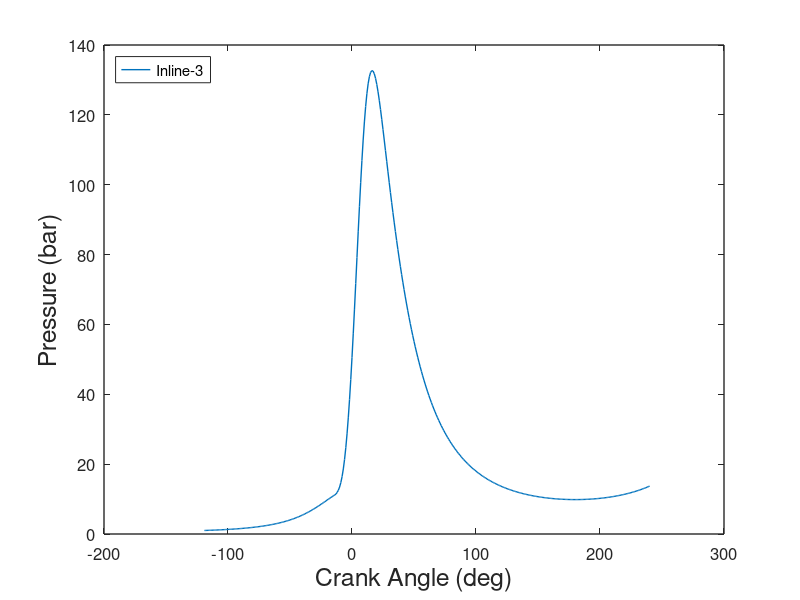
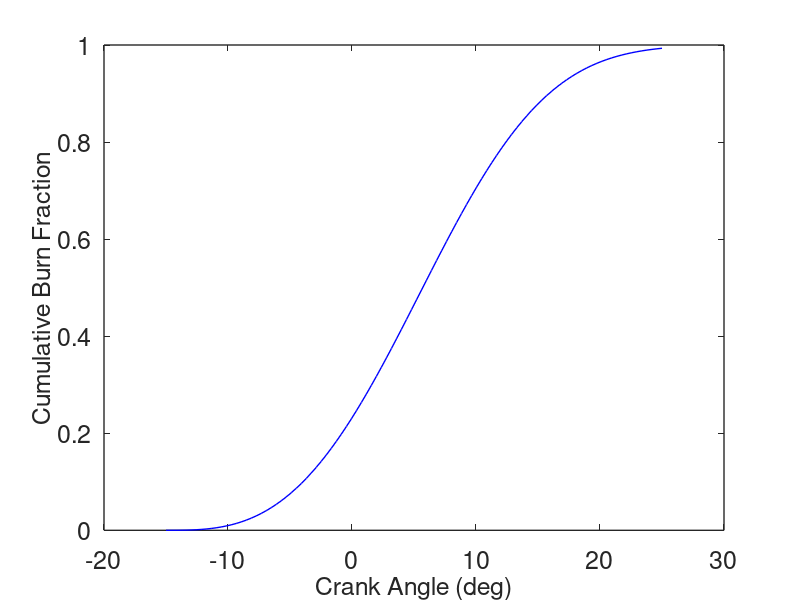
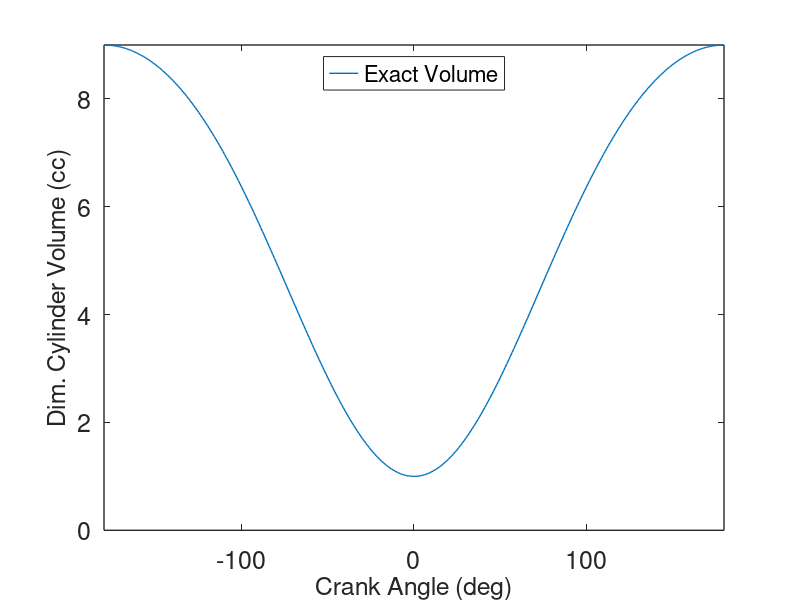

Write MATLAB code to recreate these figures, in order.
function [ ]=Crankshaft( )
% r = 9; % compression ratio
% s = 8.89; % stroke (cm)
% len= 13.335; %connecting rod length (cm)
% ep=s/(2*len);
% theta=-180:1:180; %crankangle theta vector
% ys1=(1-cosd(theta))/2; %approx y/s
% ys2= ys1+ (1-(1- ep^2*sind(theta).^2).^(1/2))/(2*ep); %exact y/s
% vol1 = 1+(r-1)*ys1; %approx volume
% vol2= 1+(r-1)*ys2; % exact volume
% %plot results
% figure(3)
% plot(theta,vol1,'--',theta,vol2,'-','linewidth',2);
% set(gca,'Xlim',[-180 180],'Ylim',[0 r],'fontsize',18,'linewidth',2);
% xlabel('Crank Angle (deg)','fontsize', 18);
% ylabel('Dim. Cylinder Volume','fontsize', 18);
% legend('Approx. Volume', 'Exact Volume','Location', 'North');

%% Pressure as a function of crank angle
% Gas cycle heat release code
% engine parameters
%clear();
%% Variables, Constants, and Constant Calcs
thetas=-15; % start of heat release (deg)
thetad=40; % duration of heat release (deg)
r=9; %compression ratio
gamma= 1.31509; %gas const
b=.085725; %bore (m)
s=.0889; %stroke (m)
Vd=(pi/4)*(b^2)*s;
V1=Vd/(1-(1/r));
q= 4.8756/(148.249*V1); % dimensionless total heat release Qin/P1V1
a= 5; %weibe parameter a
n= 3; %weibe exponent n
step=1; % crankangle interval for calculation/plot
NN=360/step; % number of data points

% initialize the results data structure
save.theta=zeros(NN,1); % crankangle
save.vol=zeros(NN,1); % volume
save.press=zeros(NN,2); % pressure
save.work=zeros(NN,2); % work
pinit(1) = 1; %initial dimensionless pressure P/P1

j=1;
theta = -120; %initial crankangle
thetae = theta + step; %final crankangle in step
fy(1) = pinit(j); % assign initial pressure to working vector
fy(2) =0.; % reset work vector
% for loop for pressure and work calculation
for i=1:NN
    [fy, vol] = integrate(theta,thetae,fy);
    % reset to next interval
    theta = thetae;
    thetae = theta+step;
    % copy results to output vectors
    save.theta(i)=theta;
    save.vol(i)=vol;
    save.press(i,j)=fy(1);
    save.work(i,j)=fy(2);
end %end of pressure and work iteration loop
[pmax1, id_max1] = max(save.press(:,1)); %max pressure
thmax1=save.theta(id_max1);%crank angle
w1=save.work(NN,1);
eta1= w1/q; % thermal efficiency
imep1 = eta1*q*(r/(r -1)); %imep
eta_rat1 = eta1/(1-r^(1-gamma));
% output overall results
fprintf(' Inline-3 \n');
fprintf(' Theta_start %5.2f \n', thetas(1,1));
fprintf(' Theta_dur %5.2f \n', thetad(1,1));
fprintf(' P_max/P_1 %5.2f \n', pmax1);
fprintf(' Theta_max %7.1f \n',thmax1);
fprintf(' Net Work/P1V1 %7.2f \n', w1);
fprintf(' Efficiency %5.3f \n', eta1);
fprintf(' Eff. Ratio %5.3f \n', eta_rat1);
fprintf(' Imep/P1 %5.2f \n', imep1);

%plot results
figure(1)
plot(save.theta,save.press(:,1),'-','linewidth',1 )
set(gca, 'fontsize', 12,'linewidth',1);
legend('Inline-3', 'Location','NorthWest')
xlabel('Crank Angle (deg)','fontsize', 18)
ylabel('Pressure (bar)','fontsize', 18)
print -deps2 heatrelpressure

% figure(2);
% plot(save.theta,save.work(:,1),'-','linewidth',1)
% set(gca, 'fontsize', 12,'linewidth',1);
% legend('Inline-3','Location','NorthWest')
% xlabel('Theta (deg)','fontsize', 18)
% ylabel('Work','fontsize', 18)

    function[fy,vol] = integrate(theta,thetae,fy)
        %ode23 integration of the pressure differential equation
        %from theta to thetae with current values of fy as initial conditions
        [tt, yy] = ode23(@rates, [theta thetae], fy);
        for k=1:2
            fy(k) = yy(length(tt),k); %put last element of yy into fy vector
        end
        %pressure differential equation
        function [yprime] = rates(theta,fy)
            vol=(1.+ (r -1)/2.*(1-cosd(theta)))/r;
            dvol=(r - 1)/2.*sind(theta)/r*pi/180.; %dvol/dtheta
            dx=0.; %set heat release to zero
            if(theta > thetas) % then heat release dx > 0
                dum1=(theta -thetas)/thetad;
                x=1.- exp(-(a*dum1^n));
                dx=(1-x)*a*n*dum1^(n-1)/thetad; %dx/dthetha
            end
            term1= -gamma*fy(1)*dvol/vol;
            term2= (gamma-1)*q*dx/vol;
            yprime(1,1)= term1 + term2;
            yprime(2,1)= fy(1)*dvol;
        end %end of function rates
    end %end of function integrate2
%% dQ/dtheta as a function of crank angle
%dQ=n*a*(q/thetad)*(1-b)*(theta-thetas)

%% Burn Fraction

theta=linspace(thetas,thetas+thetad,100); %crankangle theta vector
dum=(theta-thetas)/thetad; % theta diference vector
temp=-a*dum.^n;
xb=1.-exp(temp); %burn fraction
dxb=n*a*(1-xb).*dum.^(n-1); %element by element vector multiplication
%plot results
figure ()
plot(theta,xb,'b','linewidth',1);
set(gca, 'fontsize', 18,'linewidth',1);
xlabel('Crank Angle (deg)','fontsize', 18);
ylabel('Cumulative Burn Fraction','fontsize', 18);
figure();
plot(theta,dxb,'b','linewidth',1);
set(gca, 'fontsize', 18,'linewidth',1);
xlabel('Crank Angle (deg)','fontsize', 18);
ylabel('Burn Rate (1/deg)','fontsize', 18);

%% Cylinder Volume
len= 13.35; %connecting rod length (cm)
ep=(s*100)/(2*len);
theta=-180:1:180; %crankangle theta vector
ys1=(1-cosd(theta))/2; %approx y/s
ys2= ys1+ (1-(1- ep^2*sind(theta).^2).^(1/2))/(2*ep); %exact y/s
%vol1 = 1+(r-1)*ys1; %approx volume
vol2= 1+(r-1)*ys2; % exact volume
%plot results
plot(theta,vol2,'-','linewidth',1);
%plot(theta,vol1,'--',theta,vol2,'-','linewidth',1);
set(gca,'Xlim',[-180 180],'Ylim',[0 r],'fontsize',18,'linewidth',1);
xlabel('Crank Angle (deg)','fontsize', 18);
ylabel('Dim. Cylinder Volume (cc)','fontsize', 18);
legend('Exact Volume','Location', 'North');
%legend('Approx. Volume', 'Exact Volume','Location', 'North');

end % heat_release_weibe2